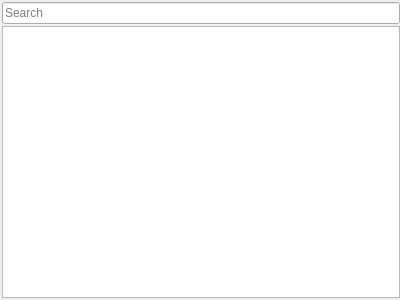
<?xml version="1.0" encoding="UTF-8"?>
<ui version="4.0">
 <class>FriendsWidget</class>
 <widget class="QWidget" name="FriendsWidget">
  <property name="geometry">
   <rect>
    <x>0</x>
    <y>0</y>
    <width>400</width>
    <height>300</height>
   </rect>
  </property>
  <property name="windowTitle">
   <string>Form</string>
  </property>
  <layout class="QVBoxLayout" name="layout">
   <property name="spacing">
    <number>2</number>
   </property>
   <property name="leftMargin">
    <number>2</number>
   </property>
   <property name="topMargin">
    <number>2</number>
   </property>
   <property name="rightMargin">
    <number>0</number>
   </property>
   <property name="bottomMargin">
    <number>2</number>
   </property>
   <item>
    <widget class="FilterWidget" name="filterEdit">
     <property name="placeholderText">
      <string>Search</string>
     </property>
    </widget>
   </item>
   <item>
    <widget class="CustomHintTreeView" name="friendView">
     <property name="contextMenuPolicy">
      <enum>Qt::CustomContextMenu</enum>
     </property>
     <property name="horizontalScrollBarPolicy">
      <enum>Qt::ScrollBarAlwaysOff</enum>
     </property>
     <property name="iconSize">
      <size>
       <width>24</width>
       <height>24</height>
      </size>
     </property>
     <property name="indentation">
      <number>0</number>
     </property>
     <property name="sortingEnabled">
      <bool>true</bool>
     </property>
     <property name="headerHidden">
      <bool>true</bool>
     </property>
    </widget>
   </item>
  </layout>
  <action name="copyUserIdAction">
   <property name="icon">
    <iconset resource="../resources/resources.qrc">
     <normaloff>:/icons/page_copy.png</normaloff>:/icons/page_copy.png</iconset>
   </property>
   <property name="text">
    <string>Copy User ID</string>
   </property>
  </action>
  <action name="removeFriendAction">
   <property name="icon">
    <iconset resource="../resources/resources.qrc">
     <normaloff>:/icons/user_delete.png</normaloff>:/icons/user_delete.png</iconset>
   </property>
   <property name="text">
    <string>Remove</string>
   </property>
  </action>
 </widget>
 <customwidgets>
  <customwidget>
   <class>CustomHintTreeView</class>
   <extends>QTreeView</extends>
   <header>customhinttreeview.hpp</header>
  </customwidget>
  <customwidget>
   <class>FilterWidget</class>
   <extends>QLineEdit</extends>
   <header>filterwidget.hpp</header>
  </customwidget>
 </customwidgets>
 <resources>
  <include location="../resources/resources.qrc"/>
 </resources>
 <connections/>
</ui>
